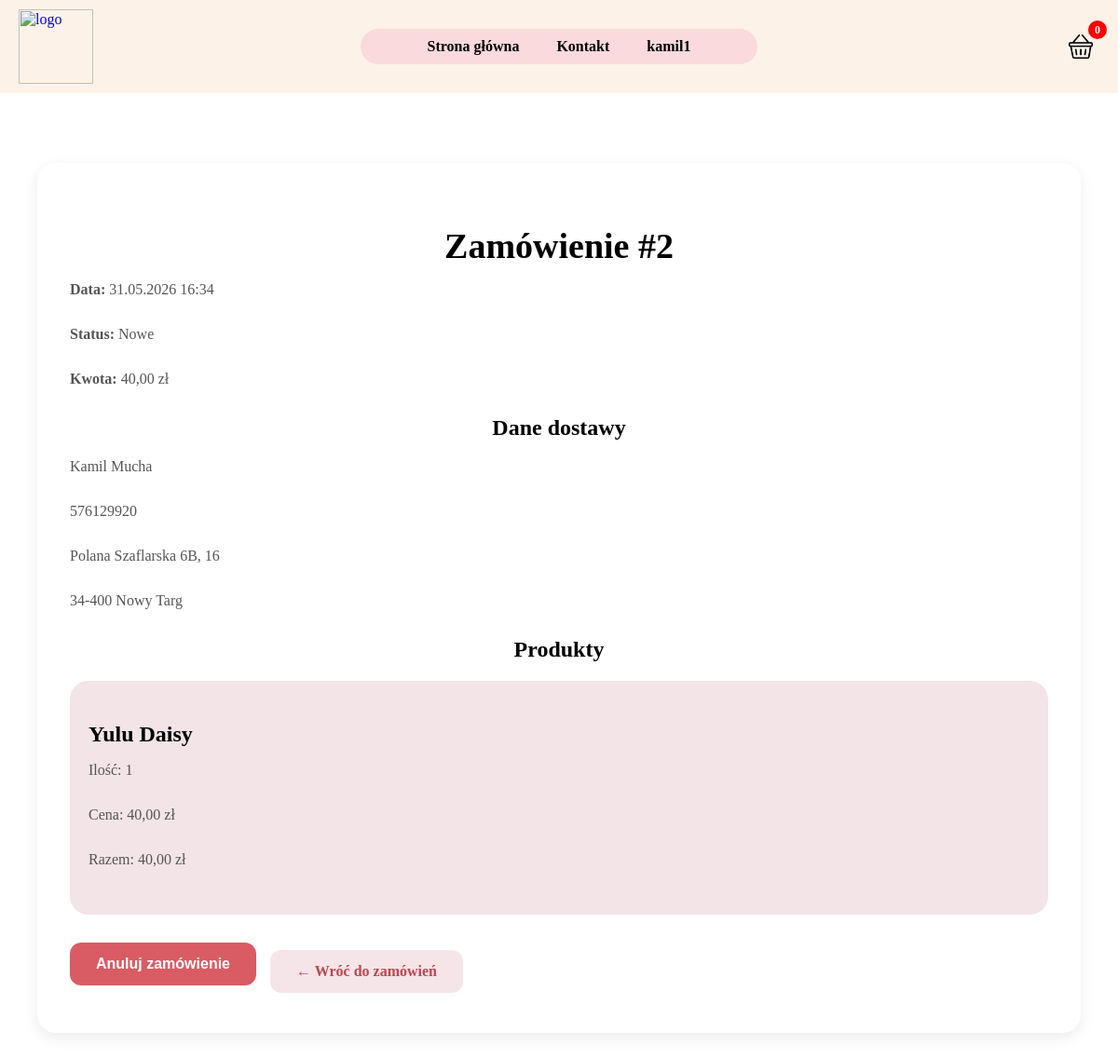
The app's page /panel/zamowienia/2/ (signed in), older data.
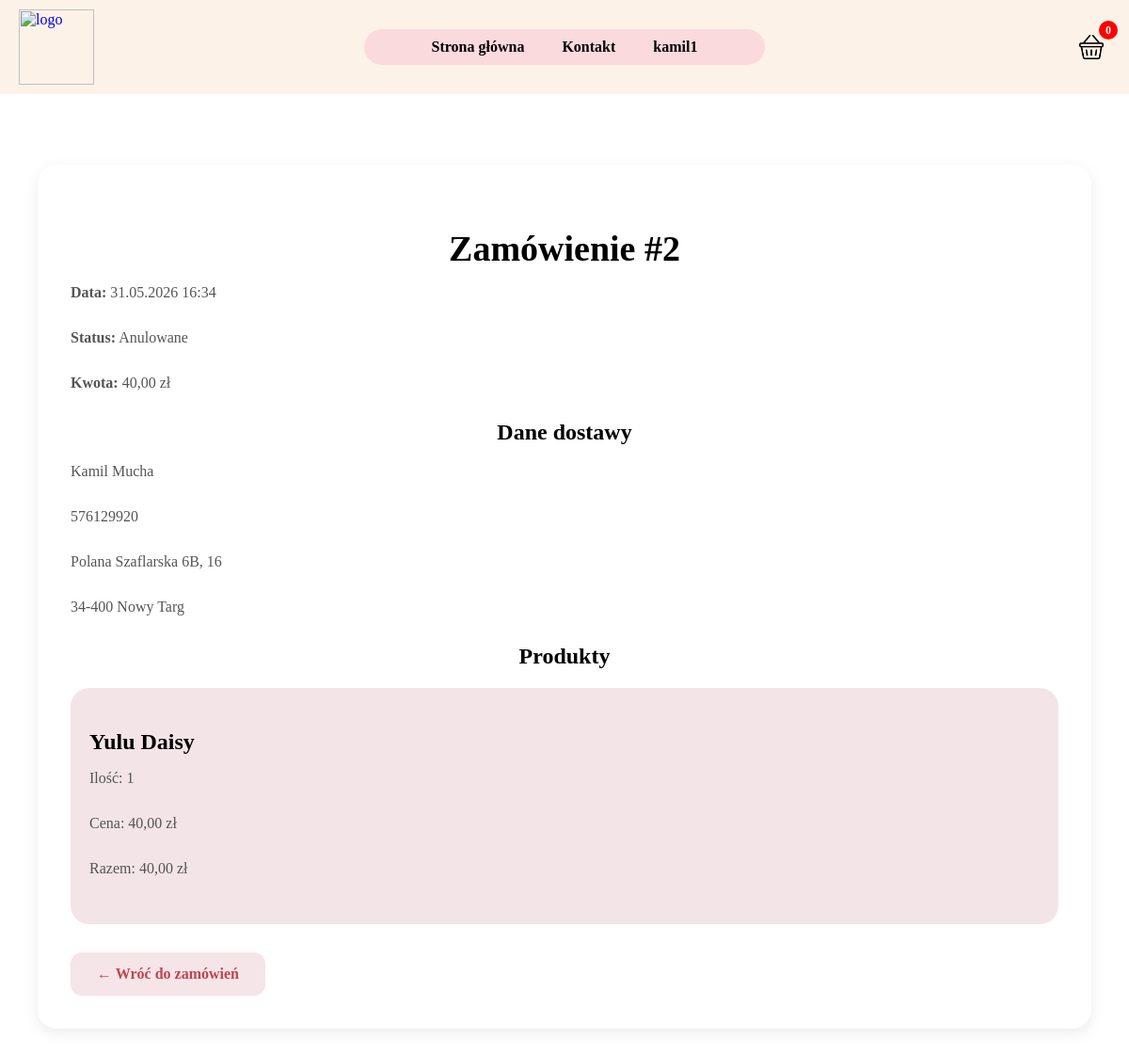
The same page, newer data.
### SklepApp/models.py (models this page shows, shortened)
class Order(models.Model):
    user = models.ForeignKey(User, on_delete=models.CASCADE, null=True, blank=True)
    created_at = models.DateTimeField(auto_now_add=True)
    total = models.DecimalField(max_digits=10, decimal_places=2)
    status = models.CharField(max_length=30, choices=STATUS_CHOICES, default="Nowe")
    payment_method = models.CharField(max_length=30, choices=PAYMENT_CHOICES, default="Przelew")
    full_name = models.CharField(max_length=100, blank=True)
    phone = models.CharField(max_length=20, blank=True)
    street = models.CharField(max_length=150, blank=True)
    postal_code = models.CharField(max_length=10, blank=True)
    city = models.CharField(max_length=100, blank=True)
    def can_cancel(self):
        return self.status not in ["Dostarczone", "Anulowane"]

### SklepApp/views.py (the view)
# urls.py: path('panel/zamowienia/<int:order_id>/', views.order_detail_view, name='order_detail'),
@login_required
def order_detail_view(request, order_id):
    order = Order.objects.get(id=order_id, user=request.user)
    return render(request, 'order_detail.html', {
        'order': order,
        'cart_count': get_cart_count(request)
    })

### SklepApp/models.py (called while the page is built)
    def subtotal(self):
        return self.quantity * self.price

### SklepApp/views.py (called while the page is built)
def get_cart_count(request):
    cart = request.session.get('cart', {})
    if isinstance(cart, dict):
        return sum(cart.values())
    return len(cart)

### Templates/order_detail.html (shortened to what this page needs)
{% load static %}
<html lang="pl">
<head>
    <link rel="stylesheet" href="{% static 'style.css' %}">
</head>
<body>
<header class="header">
    <div class="logo">
        <a href="{% url 'home' %}">
            <img src="{% static 'grafika/logo.png' %}" alt="logo">
        </a>
    </div>
    <nav class="menu">
        <a href="{% url 'home' %}">Strona główna</a>
        <a href="{% url 'kontakt' %}">Kontakt</a>
        <a href="{% url 'panel' %}">{{ user.username }}</a>
    </nav>
    <div class="koszyk">
        <a href="{% url 'cart' %}">
            <img src="{% static 'grafika/cart.png' %}" alt="koszyk">
            <span id="cart-count">{{ cart_count }}</span>
        </a>
    </div>
</header>
<main class="dashboard">
    <section class="dashboard-content">
        <div class="profile-edit-box order-detail-box">
            <h1>Zamówienie #{{ order.id }}</h1>
            <p><strong>Data:</strong> {{ order.created_at|date:"d.m.Y H:i" }}</p>
            <p><strong>Status:</strong> {{ order.status }}</p>
            <p><strong>Kwota:</strong> {{ order.total }} zł</p>
            <h2>Dane dostawy</h2>
            <p>{{ order.full_name }}</p>
            <p>{{ order.phone }}</p>
            <p>{{ order.street }}</p>
            <p>{{ order.postal_code }} {{ order.city }}</p>
            <h2>Produkty</h2>
            {% for item in order.items.all %}
                <div class="cart-item">
                    <div class="cart-info">
                        <h3>{{ item.product.name }}</h3>
                        <p>Ilość: {{ item.quantity }}</p>
                        <p>Cena: {{ item.price }} zł</p>
                        <p>Razem: {{ item.subtotal }} zł</p>
                    </div>
                </div>
            {% endfor %}
            {% if order.can_cancel %}
                <div class="order-actions">
                    <form method="POST" action="{% url 'cancel_order' order.id %}">
                        <button type="submit" class="cancel-order-btn">
                            Anuluj zamówienie
                        </button>
                    </form>
                    <a href="{% url 'user_orders' %}" class="back-orders-btn">
                        ← Wróć do zamówień
                    </a>
                </div>
                {% else %}
                <div class="order-actions">
                    <a href="{% url 'user_orders' %}" class="back-orders-btn">
                        ← Wróć do zamówień
                    </a>
                </div>
                {% endif %}
        </div>
    </section>
</main>
</body>
</html>

Row changes from the older to the newer data that the page shows:
changed Order "Kamil Mucha": status "Nowe" → "Anulowane"
Text that changed along with them:
text no longer shown: "Anuluj zamówienie"
